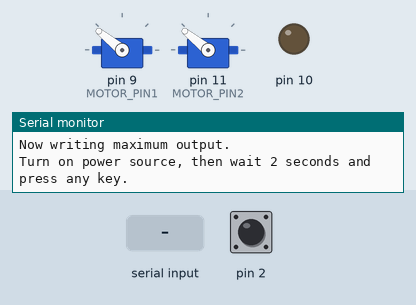
A sketch run on a simulated Arduino Uno, built with avr-gcc and run on an emulated ATmega328P. On the bench: 2 × servo, output pins drawn as LEDs (lit = HIGH), the last lines printed to the serial monitor. The test bench sets the inputs (shaded band); at power-on: pin 2 LOW.

Above: at 0.9 s.
1.0 s: "1" received over Serial
At 1.6 s:
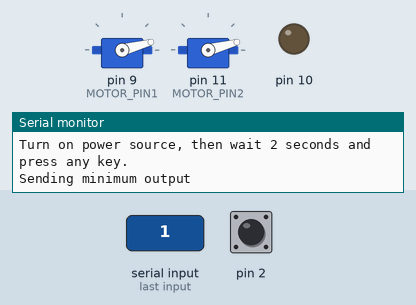
4.0 s: pin 2 driven HIGH
At 5.2 s:
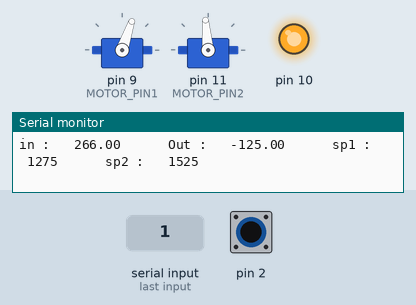
5.5 s: pin 2 pulsed LOW 2 times (0.12 s each, 0.3 s apart)
At 5.72 s:
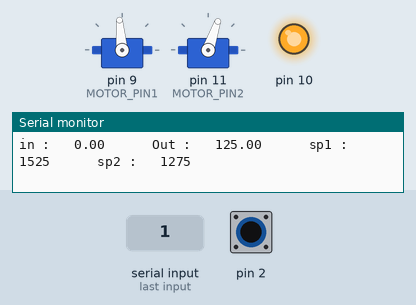
Timing chart, 0 to 8.5 s (numbered marks = the images above; inputs shaded):
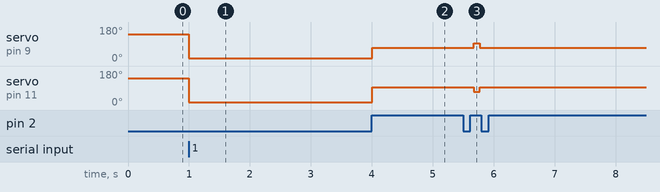

Measured:
- after the input at 1.0 s, pin 10: LOW → HIGH after 2.0 s; servo on pin 9 (MOTOR_PIN1), servo on pin 11 (MOTOR_PIN2): 141° → 15° at once
- after the input at 4.0 s, servo on pin 9 (MOTOR_PIN1): 15° → 71° at once; servo on pin 11 (MOTOR_PIN2): 15° → 95° at once
- after the input at 5.5 s, servo on pin 9 (MOTOR_PIN1): 71° → 95° after 0.17 s, → 71° 0.10 s later; servo on pin 11 (MOTOR_PIN2): 95° → 71° after 0.17 s, → 95° 0.10 s later

The sketch:

Quadcopter.ino
```cpp
#include <GY953.h>
#include <SPI.h>
#include <Servo.h>
#include <PID_v1.h>

#define MAX_SIGNAL 2000
#define MIN_SIGNAL 700
#define MOTOR_PIN1 9
#define MOTOR_PIN2 11

String inString = "";
String motor1, motor2;
Servo m1, m2;
bool justStarted = true;
int sp1 = 1400, sp2 = 1400, deg, spd1 , spd2, f; //sp2 pin11 motor dor black
int temp=0;
GY953 mag = GY953(10, 2);

double Kp=2, Ki=0.8, Kd=0.8;
// 2 - 0.8 - 0.8
double input, output, setpoint;

PID myPID(&input, &output, &setpoint, Kp, Ki, Kd, DIRECT);

String getValue(String data, char separator, int index)
{
  int found = 0;
  int strIndex[] = {0, -1};
  int maxIndex = data.length() - 1;
  for(int i = 0 ; i <= maxIndex && found <= index ; i++){
    if(data.charAt(i) == separator || i == maxIndex){
      found++;
      strIndex[0] = strIndex[1] + 1;
      strIndex[1] = (i == maxIndex) ? i + 1 : i;
    }
  }
  return found > index ? data.substring(strIndex[0], strIndex[1]) : "";
}


void setup() {
  Serial.begin(115200);
  long unsigned debug_start = millis ();
  Serial.println("started");
  Serial.println("This program will calibrate the ESC.");
  m1.attach(MOTOR_PIN1);
  m2.attach(MOTOR_PIN2);
  Serial.println("Now writing maximum output.");
  Serial.println("Turn on power source, then wait 2 seconds and press any key.");
  m1.writeMicroseconds(MAX_SIGNAL);
  m2.writeMicroseconds(MAX_SIGNAL);
  // Wait for input
  while (!Serial.available());
  Serial.read();
  // Send min output
  Serial.println("Sending minimum output");
  m1.writeMicroseconds(MIN_SIGNAL);
  m2.writeMicroseconds(MIN_SIGNAL);
  delay(2000);
  while (!Serial && ((millis () - debug_start) <= 5000));
  mag.begin();
  Serial.println("calibration");

  setpoint = 0;
  myPID.SetMode(AUTOMATIC);
  myPID.SetOutputLimits(-125, 125);
}

void loop() {
  int data[3], data4[3], data5[3], data6[3], data7[3];
  if (mag.update()) {
    if (justStarted) {
      justStarted = false;
      byte data2[4];
      byte data3[3];
      memset(data,0,3);
      memset(data2,0,4);
      memset(data3,0,3);
      memset(data4,0,3);
      memset(data5,0,3);
      memset(data6,0,3);
      memset(data7,0,3);
    } else {
      mag.getRPY(data);
      mag.getACC(data4);
      mag.getGYR(data5);
      mag.getMAG(data6);
      mag.getQ(data7);
    }
  }

  //setpoint = data[4];
  //input = map(data[1],-9000,9000,100,200);
  input = data[1] / 120;
  myPID.Compute();
  Serial.print("in :   ");
  Serial.print(input);
  Serial.print("      Out :   ");
  Serial.print(output);
  sp1 = 1400 + output;
  sp2 = 1400 - output;
  m1.writeMicroseconds(sp1);
  m2.writeMicroseconds(sp2);
  Serial.print("      sp1 :   ");
  Serial.print(sp1);
  Serial.print("      sp2 :   ");
  Serial.println(sp2);
}
```
